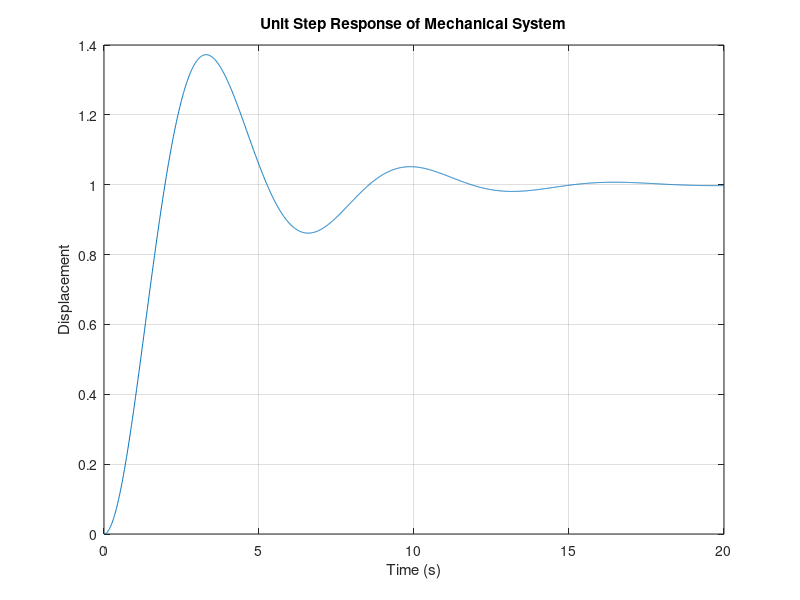

MATLAB code for this plot:
% Given parameters
m = 1; % mass (kg)
k = 1; % spring constant (N/m)
b = 0.6; % damping coefficient (chosen for underdamped system)

% Define the transfer function
num = 1;
den = [m, b, k];
sys = tf(num, den);

% Simulate the response to unit step input
t = 0:0.01:20; % Time from 0 to 20 seconds with 0.01s intervals
unit_step_response = step(sys, t);

% Plot the response
figure;
plot(t, unit_step_response);
title('Unit Step Response of Mechanical System');
xlabel('Time (s)');
ylabel('Displacement');
grid on;

% Calculate time domain parameters
% Settling time
[y_ss, t_ss] = min(abs(unit_step_response - 1));
settling_time = t(t_ss);
% Rise time
idx_10 = find(unit_step_response >= 0.1, 1, 'first');
idx_90 = find(unit_step_response >= 0.9, 1, 'first');
rise_time = t(idx_90) - t(idx_10);
% Delay time (negligible for underdamped systems)
delay_time = 0;
% Percentage overshoot
zeta=0.3;
percent_overshoot = exp(-zeta * pi / sqrt(1 - zeta^2)) * 100;

% Display time domain parameters
fprintf('Settling time: %.4f s\n', settling_time);
fprintf('Rise time: %.4f s\n', rise_time);
fprintf('Delay time: %.4f s\n', delay_time);
fprintf('Percentage overshoot: %.4f%%\n', percent_overshoot);
